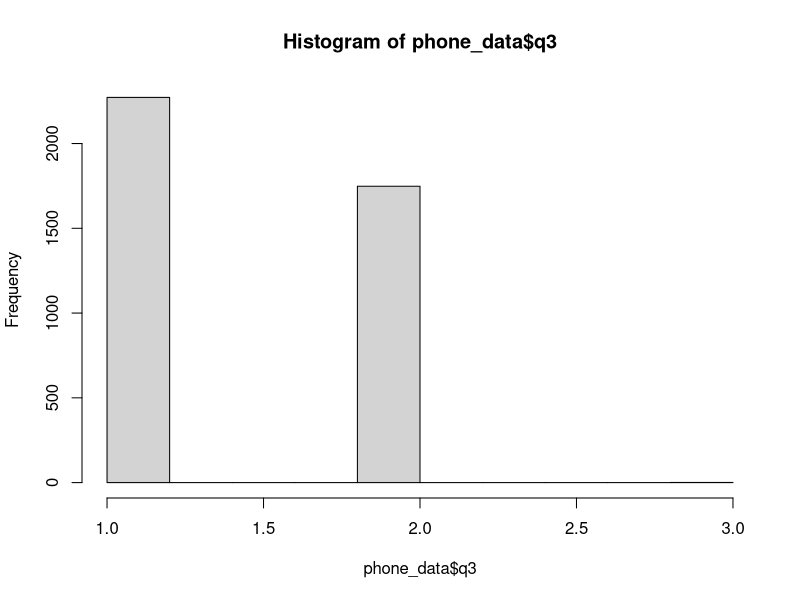
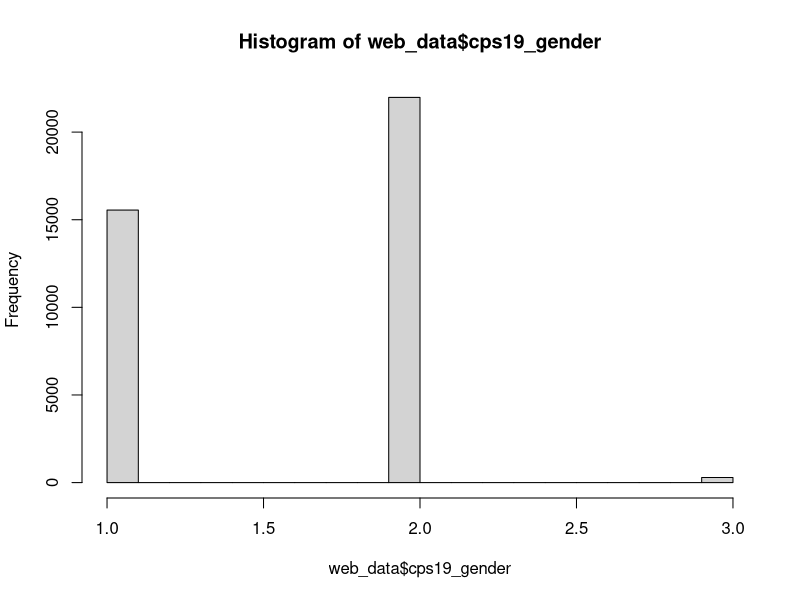

Reproduce these figures in R, in order.
## ---- chunk 1

# Here you can load in and clean the data (you may need to do the cleaning in a separate R script - this is up to you). 
library(tidyverse)

phone_data <- read_csv("ces_phone.csv")
web_data <- read_csv("ces_web.csv")

# You may need additional chunks, in case you want to include some of the cleaning output.

## ---- chunk 2

# Here you can clean the demographic variable data. 

# You may need additional chunks, in case you want to include some of the cleaning output.

## ---- chunk 3

# Use this to create your plots/visualization. 

hist(phone_data$q3) 
hist(web_data$cps19_gender)


## ---- chunk 4

# Here you can clean the outcome variable data. 

# You may need additional chunks, in case you want to include some of the cleaning output.

